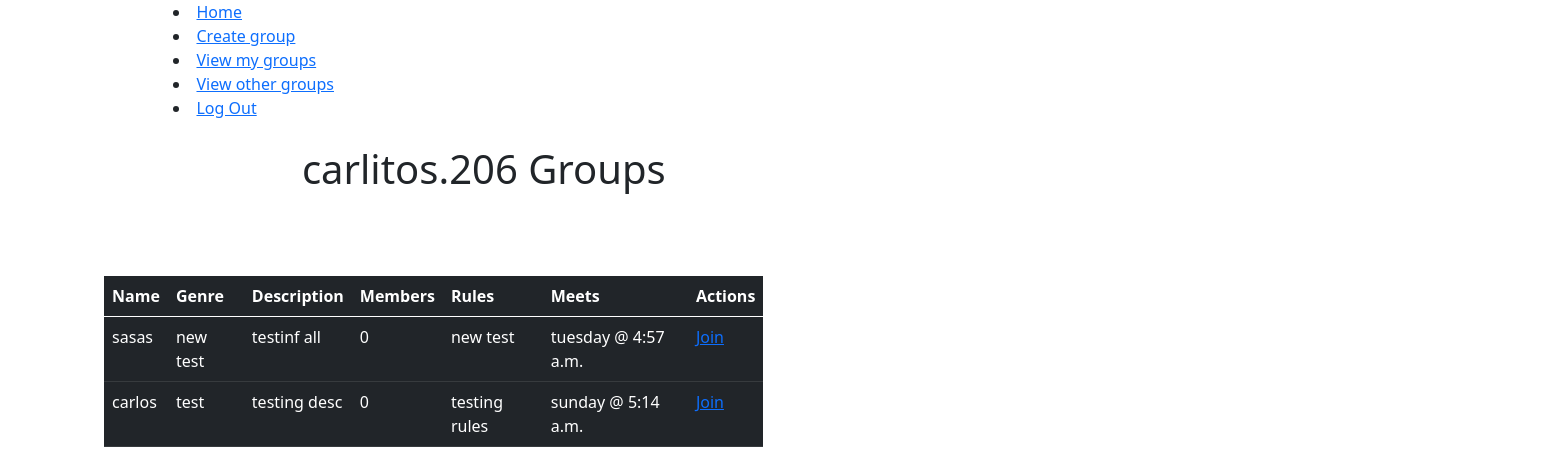
The page /users_groups/1 (signed in) on the database as committed earlier.
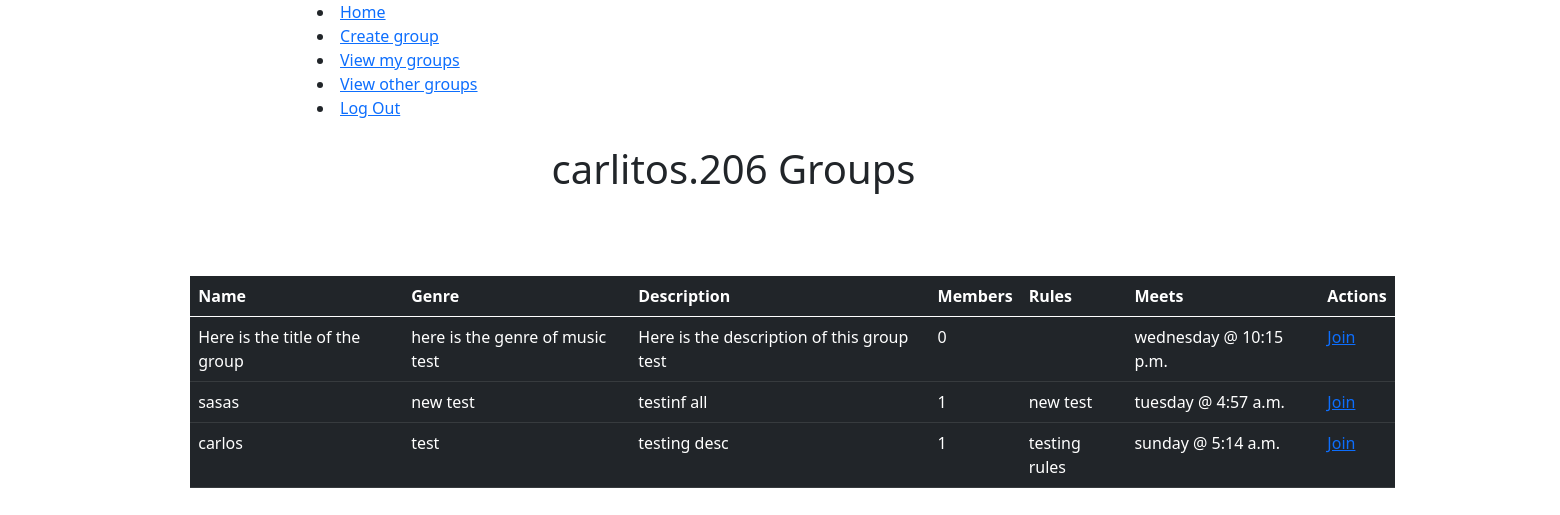
The same page on the database as committed later.
### musicAPP/models.py (models this page shows)
class Group(models.Model):
    name = models.CharField(max_length=255)
    genre = models.CharField(max_length=255)
    desc = models.TextField()
    rules = models.TextField()
    owner = models.ForeignKey(Users, related_name = 'group_leader', on_delete=models.CASCADE)
    joined = models.ManyToManyField(Users, related_name='members')
    day = models.CharField(max_length=255)
    time=models.TimeField()
    created_at = models.DateTimeField(auto_now_add=True)
    updated_at = models.DateTimeField(auto_now=True)
    objects = GroupManager()

### musicAPP/views.py (the view)
# urls.py: path('users_groups/<int:group_owner_id>', views.users_groups),
def users_groups(request, group_owner_id):
    if 'user_id' not in request.session:
        return redirect('/')
    this_user=request.session['user_id']
    other_users = Users.objects.filter(id=group_owner_id)
    context = {
        'this_user': other_users[0],
        'this_group': Group.objects.filter(owner=other_users[0]).order_by('-created_at')
    }
    return render(request, 'other_user_groups.html', context)

### musicAPP/templates/other_user_groups.html (shortened to what this page needs)
<!DOCTYPE html>
<html lang="en">
<head>
    {%load static%}
    <link rel="stylesheet" href="https://unpkg.com/purecss@2.0.6/build/pure-min.css">
    <link rel="stylesheet" href="https://cdn.jsdelivr.net/npm/bootstrap@5.0.2/dist/css/bootstrap.min.css">
    <link rel="stylesheet" href="{% static 'css/other_user_groups.css' %}">
</head>
<body>
    <div id="wrapper">
        <div id="skip-menu" class="skip-mobile pure-menu pure-menu-horizontal pure-menu-scrollable" id="main_table">
            <div class="pure-menu-list">
                <li class="pure-menu-item">
                    <a href="/dashboard" class="pure-menu-link">Home</a>
                </li>
                <li class="pure-menu-item">
                    <a href="/new" class="pure-menu-link">Create group</a>
                </li>
                <li class="pure-menu-item">
                    <a href="/myGroups" class="pure-menu-link">View my groups</a>
                </li>
                <li class="pure-menu-item">
                    <a href="/allGroups" class="pure-menu-link">View other groups</a>
                </li>
                <li class="pure-menu-item">
                    <a href="/logout" class="pure-menu-link">Log Out</a>
                </li>
            </div>
        </div>
        <div id="main-table">
            <h1 id="main-title">{{this_user.username}} Groups</h1>
            <table class="table table-dark table-hover">
                <thead>
                    <tr>
                        <th>Name</th>
                        <th>Genre</th>
                        <th>Description</th>
                        <th>Members</th>
                        <th>Rules</th>
                        <th>Meets</th>
                        <th>Actions</th>
                    </tr>
                </thead>
                <tbody>
                    {% for group in this_group %}
                    <tr>
                        <td>{{group.name}}</td>
                        <td>{{group.genre}}</td>
                        <td>{{group.desc}}</td>
                        <td>{{group.joined.all.count}}</td>
                        <td>{{group.rules}}</td>
                        <td>{{group.day}} @ {{group.time}}</td>
                        <td><a href="/join/{{group.id}}">Join</a></td>
                    </tr>
                    {% endfor %}
                </tbody>
            </table>
        </div>
    </div>
</body>
</html>

Rows that differ between the two databases and show on the page:
added Group: name "Here is the title of the group", genre "here is the genre of music test", desc "Here is the description of this group test", joined.all.count "0", day "wednesday", time "10:15 p.m."
computed for Group "sasas": joined.all.count "0" → "1"
computed for Group "carlos": joined.all.count "0" → "1"
